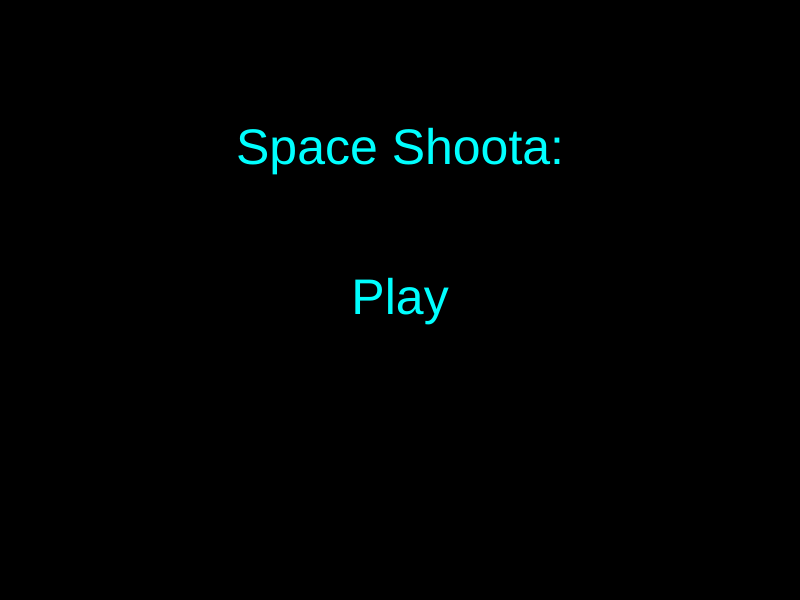
Frame 1 (no input)
Frame 60 (no input): identical to frame 1, image omitted
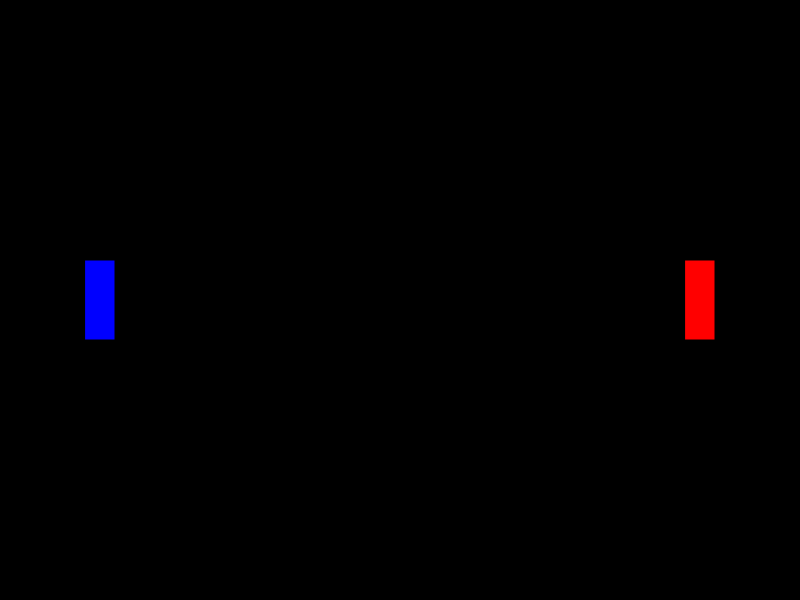
Frame 120 (the mouse pressed at the canvas centre since frame 60)

The p5.js sketch that drew these frames (run headless with seeded random() and noise() and a simulated clock; from frame 60 on, the mouse is pressed at the canvas centre):

// p5.js sketch
// ── sketch.js
/*
 if you wanna update
git add . (to add all new files)
git commit -m "message of change"
git push
*/


let spaceship;
let message1 = "Game Over: Blue Wins"
let message2 = "Game Over: Red Wins"
let myXPos = 100;
let myYPos = 300;
let myBullets = [];
let myRightBullet; //for collison with the front of bullet
let myTop, myBottom, myRight; //we dont need a myLeft because bullets wont come from behind
let enemyXPos = 700
let enemyYPos = 300
let enemyBullets = [];
let enemyLeftBullet; //for collision with the front of bullet
let enemyTop, enemyBottom, enemyLeft; //we dont need an enemy Right because bullets wont come from behind

let gameState = 'welcome'; // 'welcome', 'game', 'gameOver'
let gameOverMessage = "";
let gameOverTime = 0;

function setup() {
    createCanvas(800, 600);
    rectMode(CENTER);
}

function draw() {
    background(0);

    function drawTitle() {
    fill(255);
    textSize(60);
    textAlign(CENTER, CENTER);
    text("Space Shooter", width / 2, height / 4);
}
    
    if (gameState === 'welcome') {
        drawWelcomeScreen();
    } else if (gameState === 'game') {
        drawGame();
    } else if (gameState === 'gameOver') {
        drawGameOverScreen();
    }
}

function drawWelcomeScreen() {
    background(0);
    fill(255);
    textSize(50);
    textAlign(CENTER, CENTER);
    fill(0,255,255)
    text("Space Shoota:", width / 2, height / 4);
    text("Play", width / 2, height / 2);
}

function drawGame() {
//___________________________Collision theory______________________//
    // Draw and update Player 1 bullets
    for (let i = myBullets.length - 1; i >= 0; i--) {
        let myBullet = myBullets[i];
        fill(100, 5, 255);
        rect(myBullet.x, myBullet.y, myBullet.width, myBullet.height);
        // Check for collision with Player 2
        if (
            myBullet.x > enemyXPos - 15 &&
            myBullet.x < enemyXPos + 15 &&
            myBullet.y > enemyYPos - 40 &&
            myBullet.y < enemyYPos + 40
        ) {
            // Player 2 is hit
            enemyXPos = 10000; // Move Player 2 off-screen
            enemyYPos = -10000;
            myBullets.splice(i, 1);
            gameOver("Blue Wins");
        }
    }
    // Draw and update Enemy bullets
    for (let i = enemyBullets.length - 1; i >= 0; i--) {
        let enemyBullet = enemyBullets[i];
        enemyBullet.x -= enemyBullet.speed; // Move bullet
        fill(200, 5, 75);
        rect(enemyBullet.x, enemyBullet.y, enemyBullet.width, enemyBullet.height);
        // Check for collision with Player 1
        if (
            enemyBullet.x > myXPos - 15 &&
            enemyBullet.x < myXPos + 15 &&
            enemyBullet.y > myYPos - 40 &&
            enemyBullet.y < myYPos + 40
        ) {
            // Player 1 is hit
            myXPos = -100000; // ths moves Player 1 off-screen
            myYPos = -100000;
            enemyBullets.splice(i, 1);
            gameOver("Red Wins");
        }
    }
//_____________________________________________________//
    for (let myBullet of myBullets) {
        myBullet.x += myBullet.speed; //this makes the 'illusion' of the bullet moving. In the draw function later on I established bullet.speed
        fill(100,5,255);
        rect(myBullet.x, myBullet.y, myBullet.width, myBullet.height);//the "bullet.blahblah" is established later in the draw loop
    }
    for (let enemyBullet of enemyBullets){
        enemyBullet.x -= enemyBullet.speed;
        fill(200,5,75)
        rect(enemyBullet.x, enemyBullet.y, enemyBullet.width, enemyBullet.height);
    }
//Player 1 square
    fill(0, 0, 255);
    rect(myXPos, myYPos, 30, 80);
    if (keyIsDown(65)) { // A key
        myXPos -= 5;
    }
    if (keyIsDown(68)) { // D key
        myXPos += 5;
    }
    if (keyIsDown(83)) { // S key
        myYPos += 5;
    }
    if (keyIsDown(87)) { // W key
        myYPos -= 5;
    }
//Player2 square
    fill(255,0,0);
    rect(enemyXPos, enemyYPos, 30, 80);
if (keyIsDown(LEFT_ARROW)) { // Left arrow key
    enemyXPos -= 5;
}
if (keyIsDown(RIGHT_ARROW)) { // Right arrow key
    enemyXPos += 5;
}
if (keyIsDown(DOWN_ARROW)) { // Down arrow key
    enemyYPos += 5;
}
if (keyIsDown(UP_ARROW)) { // Up arrow key
    enemyYPos -= 5;
}
//Player1 Boundaries
 if (myXPos > 385) {
    myXPos = 385;
}
if (myXPos < 15) {
    myXPos = 15;
}
if (myYPos < 40) {
    myYPos = 40;
}
if (myYPos > 560) {
    myYPos = 560;
}
// Player 2 boundaries
if (enemyXPos < 415) {
    enemyXPos = 415;
}
if (enemyXPos > 785) {
    enemyXPos = 785;
}
if (enemyXPos < 15) {
    enemyXPos = 15;
}
if (enemyYPos < 40) {
    enemyYPos = 40;
}
if (enemyYPos > 560) {
    enemyYPos = 560;
}
}

function drawGameOverScreen() {
    background(0);
    fill(255);
    textSize(50);
    textAlign(CENTER, CENTER);
    text(gameOverMessage, width / 2, height / 2 - 50);
    text("Play Again", width / 2, height / 2 + 50);

    if (millis() - gameOverTime > 3000) {
        gameState = 'welcome';
    }
}

//__________________The bullets__________________________________________//
//Bullet trigger Space and Shift
function keyPressed() {
    if (gameState === 'game') {
        if (keyCode === 32) { // spacebar key
            shootMyBullet(); // calling function to shoot the bullet
        }
        if (keyCode === 16) { // shift key
            shootEnemyBullet();
        }
    }
}

// Function to shoot a bullet
function shootMyBullet() {
    myBullets.push({ // Add a new bullet object to the bullets array
        x: myXPos + 30, // This sets the bullets X position to the right side of the player
        y: myYPos, // Setting the bullets Y position to the center of the player
        width: 20, // Width of the bullet
        height: 10, // Height of bullet
        speed: 12 // Speed that the bullet moves
    });
}

function shootEnemyBullet() {
    enemyBullets.push({
        x: enemyXPos - 30,
        y: enemyYPos,
        width: 20,
        height: 10,
        speed: 7
    });
}

//____________End of the bullets____________//

function mousePressed() {
    if (gameState === 'welcome') {
        gameState = 'game';
    } else if (gameState === 'gameOver') {
        resetGame();
        gameState = 'game';
    }
}

function gameOver(winner) {
    gameState = 'gameOver';
    gameOverMessage = `Game Over: ${winner}`;
    gameOverTime = millis();
}

function resetGame() {
    myXPos = 100;
    myYPos = 300;
    myBullets = [];
    enemyXPos = 700;
    enemyYPos = 300;
    enemyBullets = [];
}
